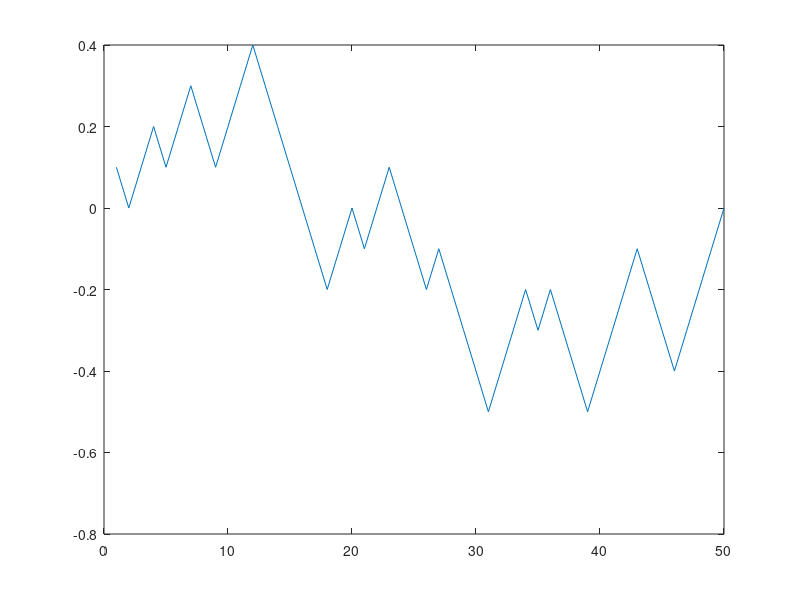

Reproduce this figure in MATLAB. (Note: this script raises an error after producing the figure.)
nSteps = 50;
startPos = 0;
stepSize = 0.1;
steps = stepSize * (2 * randi([0, 1], nSteps, 1) - 1);
walk = cumsum(steps) + startPos;
plot(walk);
k=5;
vidobj = VideoWriter('test.mp4','mpeg-4');
open(vidobj);
for i=1:nSteps*k-1
    scatter(walk(floor(i/k)+1),0,50,'ok','markerfacecolor','r')
    xlim([min(walk) max(walk)])
    ylim([0 0.5])
    pbaspect([100 30 1])
    title('Random walk')
    currFrame = getframe(gcf);
    writeVideo(vidobj,currFrame);
end
close(vidobj);